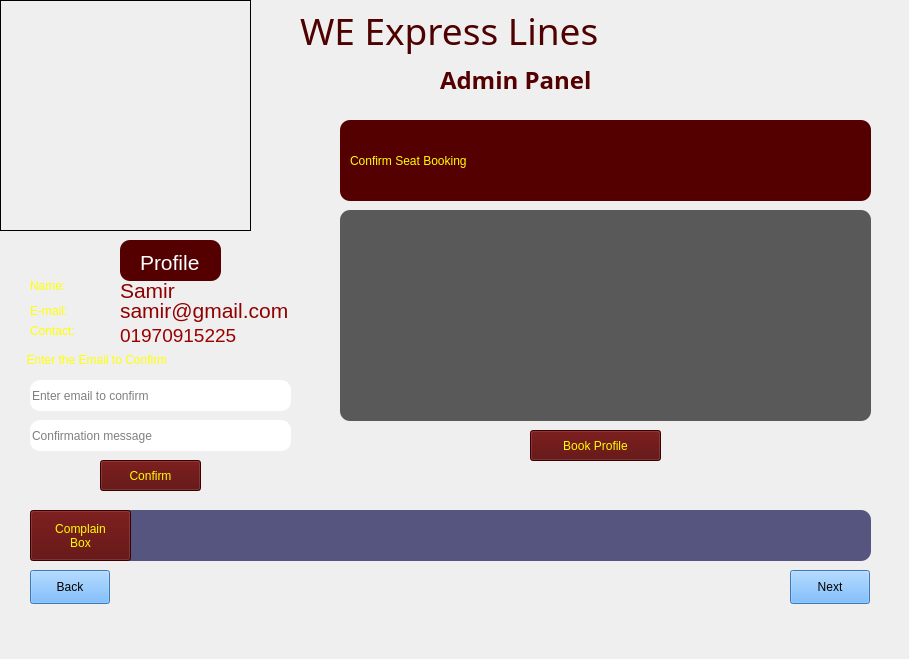
    <widget class="QWidget" name="Admin_panel">
     <widget class="QLabel" name="label_109">
      <property name="geometry">
       <rect>
        <x>0</x>
        <y>0</y>
        <width>900</width>
        <height>650</height>
       </rect>
      </property>
      <property name="text">
       <string/>
      </property>
      <property name="pixmap">
       <pixmap>C:/Users/USER/OneDrive/Pictures/MSI Wallpaper/R.jpeg</pixmap>
      </property>
      <property name="scaledContents">
       <bool>true</bool>
      </property>
     </widget>
     <widget class="QLabel" name="label_110">
      <property name="geometry">
       <rect>
        <x>300</x>
        <y>0</y>
        <width>491</width>
        <height>61</height>
       </rect>
      </property>
      <property name="font">
       <font>
        <family>Ravie</family>
        <pointsize>28</pointsize>
        <italic>false</italic>
        <bold>false</bold>
        <kerning>true</kerning>
       </font>
      </property>
      <property name="autoFillBackground">
       <bool>false</bool>
      </property>
      <property name="styleSheet">
       <string notr="true">color: rgb(79, 0, 0);

background-color: rgba(0,0,0,0);
font: 28pt &quot;Ravie&quot;;</string>
      </property>
      <property name="frameShape">
       <enum>QFrame::NoFrame</enum>
      </property>
      <property name="frameShadow">
       <enum>QFrame::Plain</enum>
      </property>
      <property name="text">
       <string>WE Express Lines</string>
      </property>
      <property name="textFormat">
       <enum>Qt::AutoText</enum>
      </property>
      <property name="scaledContents">
       <bool>false</bool>
      </property>
      <property name="wordWrap">
       <bool>false</bool>
      </property>
     </widget>
     <widget class="QLabel" name="label_113">
      <property name="geometry">
       <rect>
        <x>440</x>
        <y>60</y>
        <width>161</width>
        <height>41</height>
       </rect>
      </property>
      <property name="font">
       <font>
        <family>Rockwell</family>
        <pointsize>18</pointsize>
        <italic>false</italic>
        <bold>true</bold>
        <underline>true</underline>
        <kerning>true</kerning>
       </font>
      </property>
      <property name="autoFillBackground">
       <bool>false</bool>
      </property>
      <property name="styleSheet">
       <string notr="true">color: rgb(85, 0, 0);

background-color: rgba(0,0,0,0);
font: 700 18pt &quot;Rockwell&quot;;
</string>
      </property>
      <property name="frameShape">
       <enum>QFrame::NoFrame</enum>
      </property>
      <property name="frameShadow">
       <enum>QFrame::Plain</enum>
      </property>
      <property name="text">
       <string>&lt;html&gt;&lt;head/&gt;&lt;body&gt;&lt;p&gt;&lt;span style=&quot; text-decoration:none;&quot;&gt;Admin Panel&lt;/span&gt;&lt;/p&gt;&lt;/body&gt;&lt;/html&gt;</string>
      </property>
      <property name="textFormat">
       <enum>Qt::AutoText</enum>
      </property>
      <property name="scaledContents">
       <bool>false</bool>
      </property>
      <property name="wordWrap">
       <bool>false</bool>
      </property>
     </widget>
     <widget class="QLabel" name="label_115">
      <property name="geometry">
       <rect>
        <x>140</x>
        <y>250</y>
        <width>71</width>
        <height>21</height>
       </rect>
      </property>
      <property name="styleSheet">
       <string notr="true">color: rgb(255, 255, 0);
font: 700 15pt &quot;Arial&quot;;</string>
      </property>
      <property name="text">
       <string>&lt;html&gt;&lt;head/&gt;&lt;body&gt;&lt;p&gt;&lt;span style=&quot; font-size:16pt; color:#ffffff;&quot;&gt;Profile&lt;/span&gt;&lt;/p&gt;&lt;/body&gt;&lt;/html&gt;</string>
      </property>
     </widget>
     <widget class="QLabel" name="label_116">
      <property name="geometry">
       <rect>
        <x>30</x>
        <y>270</y>
        <width>71</width>
        <height>31</height>
       </rect>
      </property>
      <property name="styleSheet">
       <string notr="true">color: rgb(255, 255, 0);
font: 700 16pt &quot;Palatino Linotype&quot;;</string>
      </property>
      <property name="text">
       <string>Name:</string>
      </property>
     </widget>
     <widget class="QLabel" name="label_117">
      <property name="geometry">
       <rect>
        <x>30</x>
        <y>300</y>
        <width>71</width>
        <height>21</height>
       </rect>
      </property>
      <property name="styleSheet">
       <string notr="true">color: rgb(255, 255, 0);
font: 700 16pt &quot;Palatino Linotype&quot;;</string>
      </property>
      <property name="text">
       <string>E-mail:</string>
      </property>
     </widget>
     <widget class="QLabel" name="label_118">
      <property name="geometry">
       <rect>
        <x>30</x>
        <y>320</y>
        <width>91</width>
        <height>21</height>
       </rect>
      </property>
      <property name="styleSheet">
       <string notr="true">color: rgb(255, 255, 0);


font: 700 16pt &quot;Palatino Linotype&quot;;</string>
      </property>
      <property name="text">
       <string>Contact:</string>
      </property>
     </widget>
     <widget class="QLabel" name="label_119">
      <property name="geometry">
       <rect>
        <x>120</x>
        <y>240</y>
        <width>101</width>
        <height>41</height>
       </rect>
      </property>
      <property name="styleSheet">
       <string notr="true">background-color: rgb(85, 0, 0);
border-radius: 10px;</string>
      </property>
      <property name="text">
       <string/>
      </property>
     </widget>
     <widget class="QLabel" name="label_120">
      <property name="geometry">
       <rect>
        <x>120</x>
        <y>270</y>
        <width>181</width>
        <height>41</height>
       </rect>
      </property>
      <property name="styleSheet">
       <string notr="true">color: rgb(255, 255, 0);
font: 700 13pt &quot;Arial&quot;;</string>
      </property>
      <property name="text">
       <string>&lt;html&gt;&lt;head/&gt;&lt;body&gt;&lt;p&gt;&lt;span style=&quot; font-size:16pt; color:#8f0000;&quot;&gt;Samir&lt;/span&gt;&lt;/p&gt;&lt;/body&gt;&lt;/html&gt;</string>
      </property>
     </widget>
     <widget class="QLabel" name="label_121">
      <property name="geometry">
       <rect>
        <x>120</x>
        <y>320</y>
        <width>131</width>
        <height>31</height>
       </rect>
      </property>
      <property name="styleSheet">
       <string notr="true">color: rgb(255, 255, 0);
font: 700 15pt &quot;Arial&quot;;</string>
      </property>
      <property name="text">
       <string>&lt;html&gt;&lt;head/&gt;&lt;body&gt;&lt;p&gt;&lt;span style=&quot; font-size:14pt; color:#990000;&quot;&gt;01970915225&lt;/span&gt;&lt;/p&gt;&lt;/body&gt;&lt;/html&gt;</string>
      </property>
     </widget>
     <widget class="QLabel" name="label_122">
      <property name="geometry">
       <rect>
        <x>120</x>
        <y>290</y>
        <width>181</width>
        <height>41</height>
       </rect>
      </property>
      <property name="styleSheet">
       <string notr="true">color: rgb(255, 255, 0);
font: 700 15pt &quot;Arial&quot;;</string>
      </property>
      <property name="text">
       <string>&lt;html&gt;&lt;head/&gt;&lt;body&gt;&lt;p&gt;&lt;span style=&quot; font-size:16pt; color:#900000;&quot;&gt;samir@gmail.com&lt;/span&gt;&lt;/p&gt;&lt;/body&gt;&lt;/html&gt;</string>
      </property>
     </widget>
     <widget class="QLabel" name="label_124">
      <property name="geometry">
       <rect>
        <x>350</x>
        <y>130</y>
        <width>511</width>
        <height>61</height>
       </rect>
      </property>
      <property name="styleSheet">
       <string notr="true">color: rgb(255, 255, 0);
font: 26pt &quot;Ravie&quot;;</string>
      </property>
      <property name="text">
       <string>Confirm Seat Booking</string>
      </property>
     </widget>
     <widget class="QLabel" name="label_127">
      <property name="geometry">
       <rect>
        <x>340</x>
        <y>120</y>
        <width>531</width>
        <height>81</height>
       </rect>
      </property>
      <property name="styleSheet">
       <string notr="true">background-color: rgb(85, 0, 0);
border-radius: 10px;</string>
      </property>
      <property name="text">
       <string/>
      </property>
     </widget>
     <widget class="QPushButton" name="admin_panel_back_button">
      <property name="geometry">
       <rect>
        <x>30</x>
        <y>570</y>
        <width>80</width>
        <height>34</height>
       </rect>
      </property>
      <property name="styleSheet">
       <string notr="true">font: 700 14pt &quot;Segoe UI&quot;;
color: rgb(0, 0, 0);
background-color: rgb(85, 170, 255);</string>
      </property>
      <property name="text">
       <string>Back</string>
      </property>
     </widget>
     <widget class="QPushButton" name="Admin_panel_next">
      <property name="geometry">
       <rect>
        <x>790</x>
        <y>570</y>
        <width>80</width>
        <height>34</height>
       </rect>
      </property>
      <property name="styleSheet">
       <string notr="true">font: 700 14pt &quot;Segoe UI&quot;;
color: rgb(0, 0, 0);
background-color: rgb(85, 170, 255);</string>
      </property>
      <property name="text">
       <string>Next</string>
      </property>
     </widget>
     <widget class="QTableView" name="complain_table">
      <property name="geometry">
       <rect>
        <x>120</x>
        <y>510</y>
        <width>751</width>
        <height>51</height>
       </rect>
      </property>
      <property name="styleSheet">
       <string notr="true">font: 700 12pt &quot;Segoe UI&quot;;
background-color: rgb(85, 85, 127);
border-radius:10px;</string>
      </property>
     </widget>
     <widget class="QPushButton" name="complain_box">
      <property name="geometry">
       <rect>
        <x>30</x>
        <y>510</y>
        <width>101</width>
        <height>51</height>
       </rect>
      </property>
      <property name="styleSheet">
       <string notr="true">color: rgb(255, 255, 0);
font: 700 12pt &quot;Arial&quot;;
background-color: rgb(85, 0, 0);
</string>
      </property>
      <property name="text">
       <string>Complain 
Box</string>
      </property>
     </widget>
     <widget class="QTableView" name="tableView_for_booking">
      <property name="geometry">
       <rect>
        <x>340</x>
        <y>210</y>
        <width>531</width>
        <height>211</height>
       </rect>
      </property>
      <property name="styleSheet">
       <string notr="true">font: 700 12pt &quot;Segoe UI&quot;;
background-color: rgb(89, 89, 89);
border-radius:10px;</string>
      </property>
     </widget>
     <widget class="QLabel" name="label_125">
      <property name="geometry">
       <rect>
        <x>20</x>
        <y>350</y>
        <width>271</width>
        <height>20</height>
       </rect>
      </property>
      <property name="styleSheet">
       <string notr="true">color: rgb(255, 255, 0);
font: 700 16pt &quot;Palatino Linotype&quot;;</string>
      </property>
      <property name="text">
       <string>  Enter the Email to Confirm</string>
      </property>
     </widget>
     <widget class="QLineEdit" name="confirm_seat_input_email">
      <property name="geometry">
       <rect>
        <x>30</x>
        <y>380</y>
        <width>261</width>
        <height>31</height>
       </rect>
      </property>
      <property name="styleSheet">
       <string notr="true">font: 11pt &quot;Arial&quot;;
border-radius:10px;</string>
      </property>
      <property name="placeholderText">
       <string>Enter email to confirm</string>
      </property>
     </widget>
     <widget class="QPushButton" name="confirm_seatbooking_btn">
      <property name="geometry">
       <rect>
        <x>100</x>
        <y>460</y>
        <width>101</width>
        <height>31</height>
       </rect>
      </property>
      <property name="styleSheet">
       <string notr="true">color: rgb(255, 255, 0);
font: 700 15pt &quot;Arial&quot;;
background-color: rgb(85, 0, 0);
</string>
      </property>
      <property name="text">
       <string>Confirm</string>
      </property>
     </widget>
     <widget class="QLineEdit" name="confirm_to_input">
      <property name="geometry">
       <rect>
        <x>30</x>
        <y>420</y>
        <width>261</width>
        <height>31</height>
       </rect>
      </property>
      <property name="styleSheet">
       <string notr="true">font: 11pt &quot;Arial&quot;;
border-radius:10px;</string>
      </property>
      <property name="placeholderText">
       <string>Confirmation message</string>
      </property>
     </widget>
     <widget class="QPushButton" name="bookprofile_button">
      <property name="geometry">
       <rect>
        <x>530</x>
        <y>430</y>
        <width>131</width>
        <height>31</height>
       </rect>
      </property>
      <property name="styleSheet">
       <string notr="true">color: rgb(255, 255, 0);
font: 700 15pt &quot;Arial&quot;;
background-color: rgb(85, 0, 0);
</string>
      </property>
      <property name="text">
       <string>Book Profile</string>
      </property>
     </widget>
     <widget class="QLabel" name="label_4">
      <property name="geometry">
       <rect>
        <x>0</x>
        <y>0</y>
        <width>251</width>
        <height>231</height>
       </rect>
      </property>
      <property name="frameShape">
       <enum>QFrame::Box</enum>
      </property>
      <property name="text">
       <string/>
      </property>
      <property name="pixmap">
       <pixmap>C:/Users/USER/OneDrive/Pictures/2023-08/907ce39b-a712-4aee-b9a3-9ade30a453c3.jpg</pixmap>
      </property>
     </widget>
     <zorder>label_109</zorder>
     <zorder>label_110</zorder>
     <zorder>label_113</zorder>
     <zorder>label_116</zorder>
     <zorder>label_117</zorder>
     <zorder>label_118</zorder>
     <zorder>label_119</zorder>
     <zorder>label_115</zorder>
     <zorder>label_120</zorder>
     <zorder>label_121</zorder>
     <zorder>label_122</zorder>
     <zorder>label_127</zorder>
     <zorder>label_124</zorder>
     <zorder>admin_panel_back_button</zorder>
     <zorder>Admin_panel_next</zorder>
     <zorder>complain_table</zorder>
     <zorder>complain_box</zorder>
     <zorder>tableView_for_booking</zorder>
     <zorder>label_125</zorder>
     <zorder>confirm_seat_input_email</zorder>
     <zorder>confirm_seatbooking_btn</zorder>
     <zorder>confirm_to_input</zorder>
     <zorder>bookprofile_button</zorder>
     <zorder>label_4</zorder>
    </widget>
